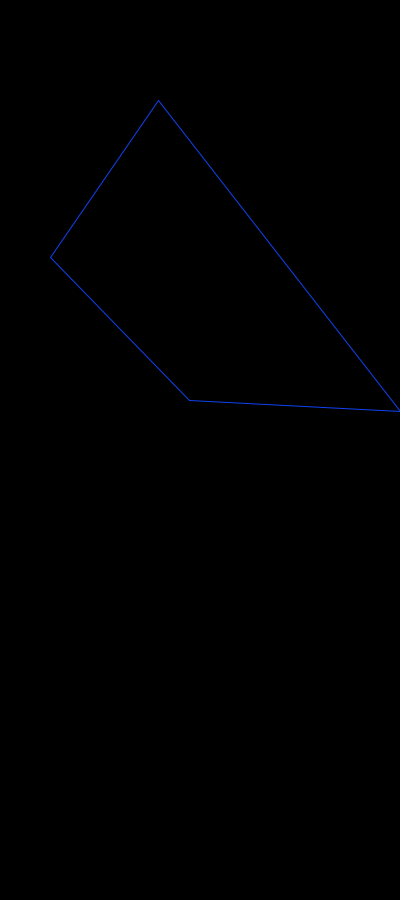
Frame 1 (no input)
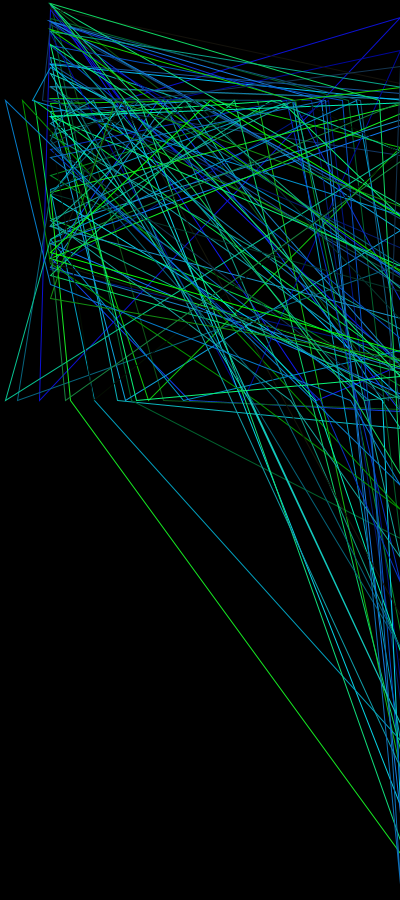
Frame 60 (the mouse pressed at the canvas centre just before this capture)
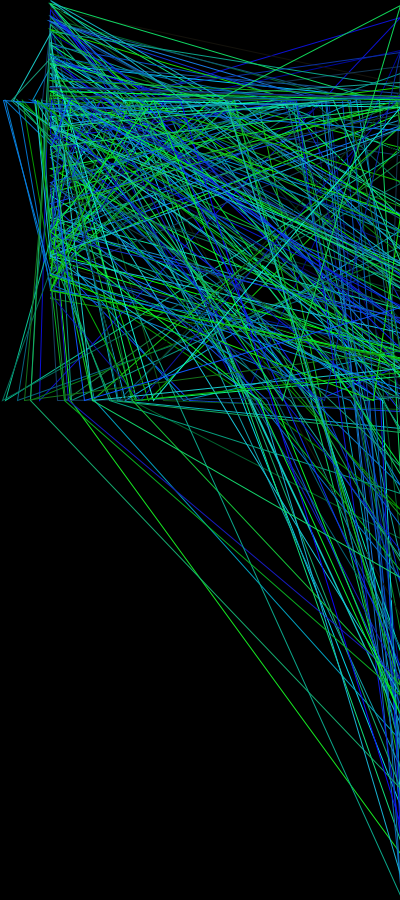
Frame 120 (the mouse held since frame 60 and released just before this capture)

The Processing sketch that drew these frames (run headless with seeded random() and noise(); from frame 60 on, the mouse is pressed at the canvas centre):

// Processing sketch: processing_135090
// ── processing_135090.pde

void setup(){
  size(400,900);
  smooth();
  background(0);
}


void draw(){
  
  noFill();
  frameRate(24);
  
  stroke(random(25),random(255),random(255));
   beginShape();
  vertex(random(0,800), 400);
  vertex(50, random(0,300));
  vertex(random(0,500), 100); 
  vertex(400, random(0,899));
  endShape(CLOSE);
 } 
  
 
  
